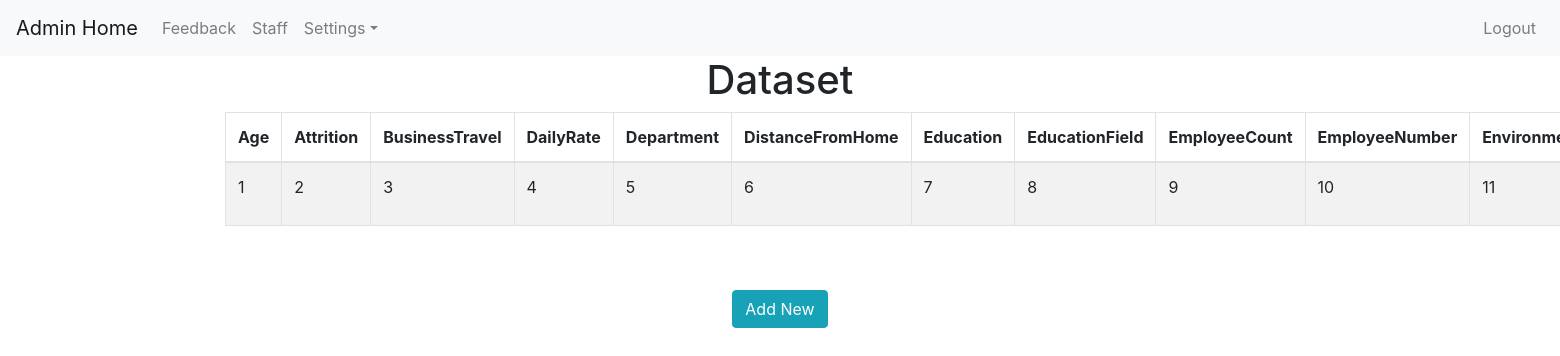
The app's page /admin_dataset_master_view with its own data.
### myapp/models.py (models this page shows)
class dataset_master(models.Model):
    Age = models.CharField(max_length=100)
    Attrition = models.CharField(max_length=100)
    BusinessTravel = models.CharField(max_length=200)
    DailyRate = models.CharField(max_length=200)
    Department = models.CharField(max_length=200)
    DistanceFromHome = models.CharField(max_length=200)
    Education = models.CharField(max_length=200)
    EducationField = models.CharField(max_length=200)
    EmployeeCount = models.CharField(max_length=200)
    EmployeeNumber = models.CharField(max_length=200)
    EnvironmentSatisfaction = models.CharField(max_length=200)
    Gender = models.CharField(max_length=100)
    HourlyRate = models.CharField(max_length=100)
    JobInvolvement = models.CharField(max_length=200)
    JobLevel = models.CharField(max_length=100)
    JobRole = models.CharField(max_length=100)
    JobSatisfaction = models.CharField(max_length=200)
    MaritalStatus = models.CharField(max_length=100)
    MonthlyIncome = models.CharField(max_length=100)
    MonthlyRate = models.CharField(max_length=100)
    NumCompaniesWorked = models.CharField(max_length=100)
    Over18 = models.CharField(max_length=100)
    OverTime = models.CharField(max_length=100)
    PercentSalaryHike = models.CharField(max_length=100)
    PerformanceRating = models.CharField(max_length=100)
    RelationshipSatisfaction = models.CharField(max_length=100)
    StandardHours = models.CharField(max_length=100)
    StockOptionLevel = models.CharField(max_length=100)
    TotalWorkingYears = models.CharField(max_length=100)
    TrainingTimesLastYear = models.CharField(max_length=100)
    WorkLifeBalance = models.CharField(max_length=100)
    YearsAtCompany = models.CharField(max_length=100)
    YearsInCurrentRole = models.CharField(max_length=100)
    YearsSinceLastPromotion = models.CharField(max_length=100)
    YearsWithCurrManager = models.CharField(max_length=100)

### myapp/views.py (the view)
# urls.py: path('admin_dataset_master_view', views.admin_dataset_master_view, name='admin_dataset_master_view'),
def admin_dataset_master_view(request):
    dm_l = dataset_master.objects.all()
    context = {'dataset_list':dm_l}
    return render(request, './myapp/admin_dataset_master_view.html',context)

### myapp/templates/myapp/admin_dataset_master_view.html (shortened to what this page needs)
{% extends 'myapp/admin_base.html' %}
{% load static %}
{% block body %}
<center>
   <h1>Dataset</h1>
    <div class="container">
    <form role="form" name="frm" action="" method="post">
        <table class="table table-striped table-bordered">
            <thead>
            <tr>
                <th>Age</th>
                <th>Attrition</th>
                <th>BusinessTravel</th>
                <th>DailyRate</th>
                <th>Department</th>
                <th>DistanceFromHome</th>
                <th>Education</th>
                <th>EducationField</th>
                <th>EmployeeCount</th>
                <th>EmployeeNumber</th>
                <th>EnvironmentSatisfaction</th>
            </tr>
            </thead>
            {% for f in dataset_list %}
            <tbody>
            <tr>
                <td>{{ f.Age}}</td>
                <td>{{ f.Attrition}}</td>
                <td>{{ f.BusinessTravel}}</td>
                <td>{{ f.DailyRate}}</td>
                <td>{{ f.Department}}</td>
                <td>{{ f.DistanceFromHome}}</td>
                <td>{{ f.Education}}</td>
                <td>{{ f.EducationField}}</td>
                <td>{{ f.EmployeeCount}}</td>
                <td>{{ f.EmployeeNumber}}</td>
                <td>{{ f.EnvironmentSatisfaction}}</td>
            </tr>
            {% endfor %}
        </table>
        <br>
        <br>
        <a class="btn btn-info" href="{% url 'admin_dataset_master_add' %}">Add New</a>
    </form>
    </div>
</center>
{% endblock %}

### myapp/templates/myapp/admin_base.html (style rules this page uses)
body { background-repeat: no-repeat; background-attachment: fixed; background-size: cover; }

### records on screen
dataset_master: Age "1", Attrition "2", BusinessTravel "3", DailyRate "4", Department "5", DistanceFromHome "6", Education "7", EducationField "8", EmployeeCount "9", EmployeeNumber "10", EnvironmentSatisfaction "11"
